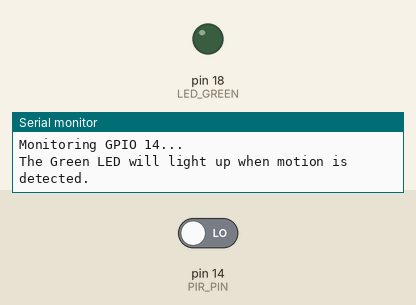
Simulated run of this sketch. Board: Arduino Uno, built with avr-gcc and run on an emulated ATmega328P. Shown: output pins drawn as LEDs (lit = HIGH), the last lines printed to the serial monitor. The test bench sets the inputs (shaded band); at power-on: pin 14 (PIR_PIN) LOW.

Above: at 1.2 s.
1.3 s: pin 14 (PIR_PIN) driven HIGH
At 2.0 s:
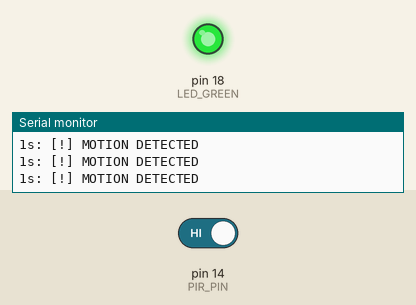
2.8 s: pin 14 (PIR_PIN) driven LOW
At 3.3 s:
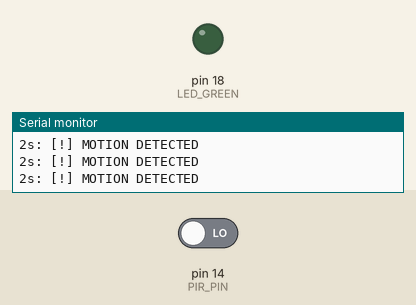
Timing chart, 0 to 5.8 s (numbered marks = the images above; inputs shaded):
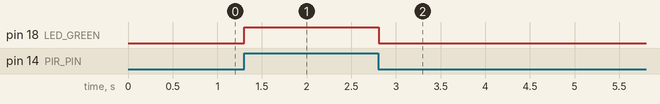

Measured:
- after the input at 1.3 s, pin 18 (LED_GREEN): LOW → HIGH at once
- after the input at 2.8 s, pin 18 (LED_GREEN): HIGH → LOW at once

The sketch:

pir_test.ino
```cpp
/*
 * ============================================================
 * PIR MOTION SENSOR TEST
 * PIR Output (GPIO 14)
 * Visual Feedback: LED Green (GPIO 18)
 * ============================================================
 */

#define PIR_PIN 14
#define LED_GREEN 18

void setup() {
  Serial.begin(115200);

  pinMode(PIR_PIN, INPUT);
  pinMode(LED_GREEN, OUTPUT);

  Serial.println("\n--- PIR Motion Sensor Test ---");
  Serial.println("Monitoring GPIO 14...");
  Serial.println("The Green LED will light up when motion is detected.");
}

void loop() {
  int val = digitalRead(PIR_PIN);

  if (val == HIGH) {
    digitalWrite(LED_GREEN, HIGH);
    Serial.print(millis() / 1000);
    Serial.println("s: [!] MOTION DETECTED");
  } else {
    digitalWrite(LED_GREEN, LOW);
  }

  delay(100);
}
```
